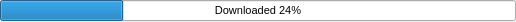
<?xml version="1.0" encoding="UTF-8"?>
<ui version="4.0">
 <class>FvUpdateDownloadProgress</class>
 <widget class="QWidget" name="FvUpdateDownloadProgress">
  <property name="geometry">
   <rect>
    <x>0</x>
    <y>0</y>
    <width>516</width>
    <height>22</height>
   </rect>
  </property>
  <property name="windowTitle">
   <string>FvUpdateDownloadProgress</string>
  </property>
  <layout class="QVBoxLayout" name="verticalLayout">
   <property name="spacing">
    <number>2</number>
   </property>
   <property name="leftMargin">
    <number>0</number>
   </property>
   <property name="topMargin">
    <number>0</number>
   </property>
   <property name="rightMargin">
    <number>0</number>
   </property>
   <property name="bottomMargin">
    <number>0</number>
   </property>
   <item>
    <widget class="QProgressBar" name="progress">
     <property name="font">
      <font>
       <pointsize>8</pointsize>
      </font>
     </property>
     <property name="value">
      <number>24</number>
     </property>
     <property name="textVisible">
      <bool>true</bool>
     </property>
     <property name="invertedAppearance">
      <bool>false</bool>
     </property>
     <property name="textDirection">
      <enum>QProgressBar::TopToBottom</enum>
     </property>
     <property name="format">
      <string>Downloaded %p%</string>
     </property>
    </widget>
   </item>
  </layout>
 </widget>
 <layoutdefault spacing="6" margin="11"/>
 <resources/>
 <connections/>
</ui>
